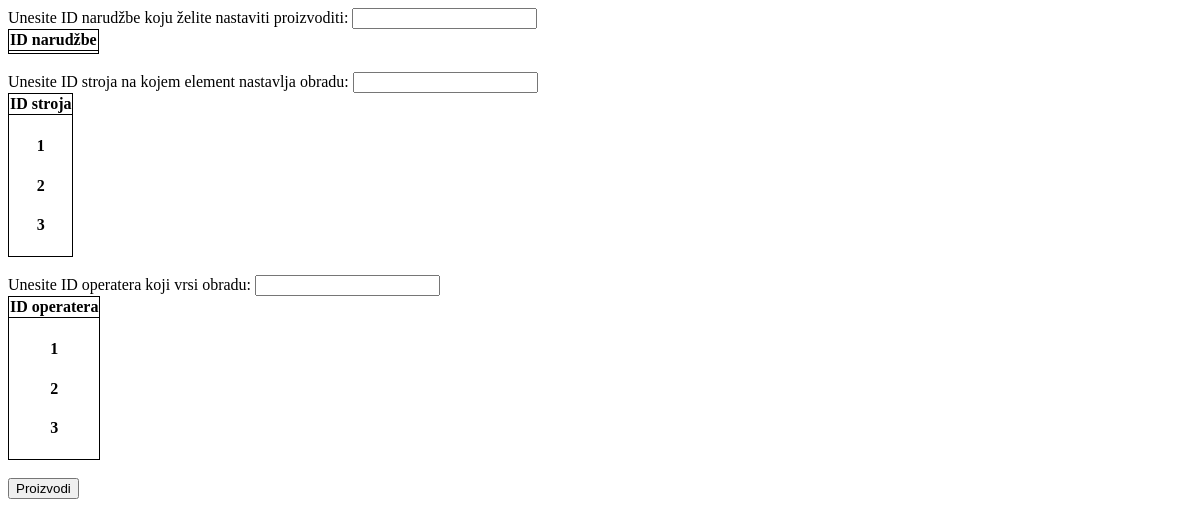
/existing_manufacturing_form, run on an earlier commit of the app's database.
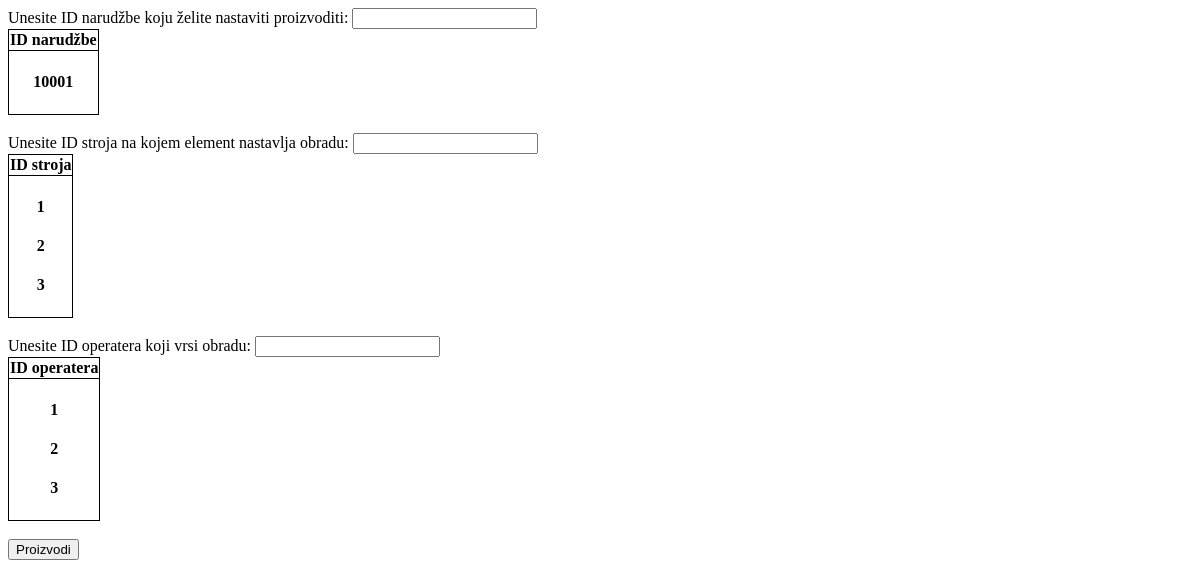
And on a later commit of the database.
### app.py (models this page shows, shortened)
class Machine(db.Model):
    __tablename__ = "machine"
    machine_id = db.Column(db.Integer, primary_key=True)
    machine_name = db.Column(db.String(200))
    machine_tool = db.Column(db.String(200))
    last_tool_change_date = db.Column(db.String(200))
    last_machine_service_date = db.Column(db.String(200))
    number_of_machined_parts = db.Column(db.Integer)

class Worker(db.Model):
    __tablename__ = "worker"
    worker_id = db.Column(db.Integer, primary_key=True)
    worker_name = db.Column(db.String(500))
    worker_department = db.Column(db.String(200))

class Manufacturing(db.Model):
    __tablename__ = "manufacturing"
    auto_id = db.Column(db.Integer, primary_key=True)
    order_id = db.Column(db.Integer)
    part_id = db.Column(db.Integer)
    machine_id = db.Column(db.Integer)
    manufacturing_status = db.Column(db.String(200))
    manufacturing_time = db.Column(db.DateTime, default=datetime.now)
    manufacturing_worker = db.Column(db.Integer)
    first_time = True

### app.py (the view, shortened to what this page needs)
@app.route("/existing_manufacturing_form", methods=["POST", "GET"])
def exisiting_manufacturing_form():
    existing_part_for_manufacture = Manufacturing.query.filter(
        Manufacturing.manufacturing_status.startswith('0')).all()
    next_machine_for_manufacturing = Machine.query.order_by(Machine.machine_id)
    next_operating_worker_id = Worker.query.order_by(Worker.worker_id)
    return render_template("existing_manufacturing_form.html", part=existing_part_for_manufacture, machine=next_machine_for_manufacturing, worker=next_operating_worker_id)

### templates/existing_manufacturing_form.html (shortened to what this page needs)
<!DOCTYPE html>
<html lang="en">
<head>
</head>
<body>
    <form action="existing_manufacturing_form" METHOD="POST">
        <label for="existing_manufacturing_order_id">Unesite ID narudžbe koju želite nastaviti proizvoditi:</label>
        <input type="text" id="existing_manufacturing_order_id" name="existing_manufacturing_order_id"><br>
        <table>
            <tr>
                <th>ID narudžbe</th>
            </tr>
            <tr>
                <th>
                    {% for warehouse in part %}
                    <h4>
                        {{warehouse.order_id}}
                    </h4>
                    {% endfor %}
                </th>
            </tr>
        </table>
        <br>
        <label for="next_manufacturing_machine_id">Unesite ID stroja na kojem element nastavlja obradu:</label>
        <input type="text" id="next_manufacturing_machine_id" name="next_manufacturing_machine_id"><br>
        <table>
            <tr>
                <th>ID stroja</th>
            </tr>
            <tr>
                <th>
                    {% for machines in machine %}
                    <h4>
                        {{machines.machine_id}}
                    </h4>
                    {% endfor %}
                </th>
            </tr>
        </table>
        <br>
        <label for="next_manufacturing_worker_id">Unesite ID operatera koji vrsi obradu:</label>
        <input type="text" id="next_manufacturing_worker_id" name="next_manufacturing_worker_id"><br>
        <table>
            <tr>
                <th>ID operatera</th>
            </tr>
            <tr>
                <th>
                    {% for workers in worker %}
                    <h4>
                        {{workers.worker_id}}
                    </h4>
                    {% endfor %}
                </th>
            </tr>
        </table>
        <br>
        <input type="submit" value="Proizvodi" class="btn-secondary">
    </form>
</body>
</html>

What changed in the data, as far as the page shows it:
added Manufacturing: order_id "10001"
